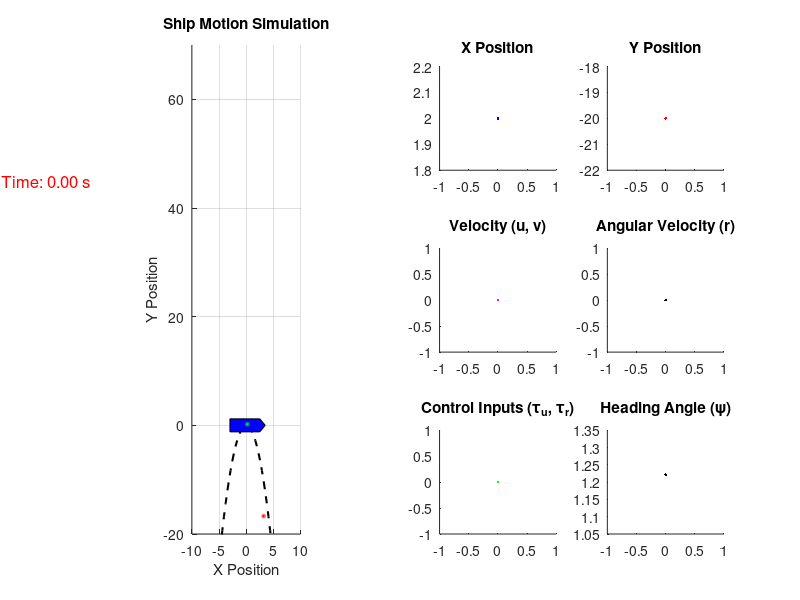

Write MATLAB code to recreate this figure. (Note: this script raises an error after producing the figure.)
clc; clear; close all;

%% Simulation parameters
dt = 0.01; % Simulation step (fine-grained)
control_update_dt = 0.1; % Control update interval
control_update_steps = control_update_dt / dt; % Control update every 10 steps
T = 16; % Simulation duration
t = 0:dt:T;
N = length(t);

%% Initialize states for x and y
x = zeros(1, N); u = zeros(1, N);
y = zeros(1, N); v = zeros(1, N);
psi = zeros(1, N); r = zeros(1, N);
psi(1) = 70*3.141592/180;
y(1) = -20;
x(1) = 2;

tau_u = zeros(1, N);
tau_r = zeros(1, N);
tau_v = zeros(1, N);

tu = 0;
tr = 0;
tv = 0;

hp = 3.5;
lf = 3.5;
lb = -3;

V0 = 3;
xd_dot = 1*sin(t); % Docking station velocity (x)
yd_dot = V0 + 1*cos(0.5*t); % Docking station velocity (y)
xd = zeros(1, N); % Docking station x position
yd = zeros(1, N); % Docking station y position

x_desired = zeros(1, N);
y_desired = zeros(1, N);
xd_desired = 0;
yd_desired = 0;
ux = 0;
uy = 0;

acceptance_rad = 0.2;

M = 37.758;
I = 18.35; 
Xu = 8.9149;
Xuu = 11.2101;
Nr = 16.9542;
Nrrr = 12.8966;
Yv = 15;
Yvv = 3;
Yr = 6;
Nv = 6;

%% Control gains
Kp = 3;  % Proportional gain
alpha = 0.05;

%% Logging for additional plots
ux_log = zeros(1, N); % Control input log (x)
uy_log = zeros(1, N); % Control input log (y)
safety_log = zeros(1, N); % Safety constraint log


%% Figure Setup
fig = figure('Position', [100, 100, 1200, 600]); % Adjust figure size

% Left: Ship Motion Animation
subplot(3, 4, [1 2 5 6 9 10]); % 왼쪽 큰 플롯 (애니메이션)
hold on;
axis equal;
grid on;
xlabel('X Position');
ylabel('Y Position');
title('Ship Motion Simulation');
% xlim([-20, 20]); ylim([-30, 200]);
xlim([-10, 10]);  % 초기 x 범위는 -30 ~ 5로 설정
ylim([-20, 70]);


% Initialize speed-dependent movement
x_offset = V0 * t;

% Initial ship shape (Pentagon)
ship_x = [3.5 2.5 -3 -3 2.5]; % Shape of the ship (pentagon)
ship_y = [0 1.2 1.2 -1.2 -1.2];

func_x = linspace(-15, 15, 100);
func_plot = plot(func_x, -(func_x - xd(1)).^2 + yd(1), 'k--', 'LineWidth', 1.5);
% Plot initial ship
ship_plot = fill(ship_x, ship_y, 'b'); % Ship shape

% ** Acceptence Radius 업데이트 (선두와 선미 위치에 원 그리기) **
theta = psi(1); % 초기 선박의 회전각
radii = acceptance_rad * ones(1, 2);  % 두 원의 반지름 (선두, 선미)
center_x = [x(1) + lf * cos(theta), x(1) + lb * cos(theta)]; % 선두, 선미의 x 위치
center_y = [y(1) + lf * sin(theta), y(1) + lb * sin(theta)]; % 선두, 선미의 y 위치

% 선두와 선미에 빨간 원 추가
circle_hf = rectangle('Position', [center_x(1)-acceptance_rad, center_y(1)-acceptance_rad, 2*acceptance_rad, 2*acceptance_rad], 'Curvature', [1, 1], 'EdgeColor', 'r', 'LineWidth', 2);
circle_hb = rectangle('Position', [center_x(2)-acceptance_rad, center_y(2)-acceptance_rad, 2*acceptance_rad, 2*acceptance_rad], 'Curvature', [1, 1], 'EdgeColor', 'r', 'LineWidth', 2);
circle_dock = rectangle('Position', [0, 0, 2*acceptance_rad, 2*acceptance_rad], 'Curvature', [1, 1], 'EdgeColor', 'g', 'LineWidth', 2);


% Add simulation time display (Top-left corner)
time_text = text(-45, 45, 'Time: 0.00 s', 'FontSize', 12, 'Color', 'r');

% Right: 3x2 Subplots
ax(1) = subplot(3,4,3); hold on; title('X Position');
ax(2) = subplot(3,4,4); hold on; title('Y Position');
ax(3) = subplot(3,4,7); hold on; title('Velocity (u, v)');
ax(4) = subplot(3,4,8); hold on; title('Angular Velocity (r)');
ax(5) = subplot(3,4,11); hold on; title('Control Inputs (\tau_u, \tau_r)');
ax(6) = subplot(3,4,12); hold on; title('Heading Angle (\psi)');

% 선을 미리 생성 (plot 업데이트 최적화)
line_x = plot(ax(1), t(1), x(1), 'b');
line_y = plot(ax(2), t(1), y(1), 'r');
line_u = plot(ax(3), t(1), u(1), 'g');
line_v = plot(ax(3), t(1), v(1), 'm');
line_r = plot(ax(4), t(1), r(1), 'k');
line_tau_u = plot(ax(5), t(1), tau_u(1), 'b');
line_tau_r = plot(ax(5), t(1), tau_r(1), 'r');
line_tau_v = plot(ax(5), t(1), tau_v(1), 'g');
line_psi = plot(ax(6), t(1), psi(1), 'k');


% 세로선(Vertical Line) 추가
for i = 1:6
    vline_x(i) = xline(ax(i), t(1), '--k', 'LineWidth', 1.2);
end

%% Video writer setup
video = VideoWriter('ship_simulation.mp4', 'MPEG-4'); % MP4 format
video.FrameRate = 70; % Frame rate
open(video); % Open video writer to start saving

%% Simulation loop
for i = 2:N
    if mod(i, control_update_steps) == 0 
        %% System variable
        u_dot_cbf = (-Xu*u(i-1) - Xuu*sqrt(u(i-1)*u(i-1))*u(i-1))/M;
        v_dot_cbf = (-Yv*v(i-1) -Yr*r(i-1) - Yvv*sqrt(v(i-1)*v(i-1))*v(i-1))/M;
        r_dot_cbf = (-Nv*v(i-1) -Nr*r(i-1) - Nrrr*r(i-1)*r(i-1)*r(i-1))/I;

        eta_x_dotdot = u_dot_cbf*cos(psi(i-1)) - v_dot_cbf*sin(psi(i-1)) - r_dot_cbf*hp*sin(psi(i-1)) - u(i-1)*r(i-1)*sin(i-1) - v(i-1)*r(i-1)*cos(i-1) - r(i-1)*r(i-1)*hp*cos(i-1);
        eta_y_dotdot = u_dot_cbf*sin(psi(i-1)) + v_dot_cbf*cos(psi(i-1)) + r_dot_cbf*hp*cos(psi(i-1)) + u(i-1)*r(i-1)*cos(i-1) - v(i-1)*r(i-1)*sin(i-1) - r(i-1)*r(i-1)*hp*sin(i-1);
    
        eta_x = x(i-1) + hp*cos(psi(i-1));
        eta_y = y(i-1) + hp*sin(psi(i-1));    
        eta_x_dot = u(i-1)*cos(psi(i-1)) - v(i-1)*sin(psi(i-1)) - r(i-1)*hp*sin(psi(i-1));
        eta_y_dot = u(i-1)*sin(psi(i-1)) + v(i-1)*cos(psi(i-1)) + r(i-1)*hp*cos(psi(i-1));


        %% Define decision variables (X)
        Vd_x = sdpvar(1,1);      
        Vd_dot_x = sdpvar(1,1);
        s = sdpvar(1,1);

        %% Define decision variables (Y)
        Vd_y = sdpvar(1,1);      
        Vd_dot_y = sdpvar(1,1);

        %% Define Cost Function
        Objective = Vd_dot_x^2 + Vd_dot_y^2 + 1e12 * s^2;

        %% Define Constraints (CBF)
        Constraints = [];
        Constraints = [Constraints, -(eta_y - yd(i-1)) - (eta_x - xd(i-1))^2 + alpha * (-(Vd_y - yd_dot(i-1))-2*(eta_x - xd(i-1))*(Vd_x - xd_dot(i-1))) + s >= 0];
        Constraints = [Constraints, s>=0];

        %% Define Constraints (CLF X)
        Constraints = [Constraints, Vd_x == x_desired(i-1) + Vd_dot_x * control_update_dt];
        Constraints = [Constraints, (eta_x - xd(i-1)) * (Vd_x - xd_dot(i-1)) <= 0];
        Constraints = [Constraints, Vd_dot_x <= 2];
        Constraints = [Constraints, Vd_dot_x >= -2];

        %% Define Constraints (CLF Y)
        Constraints = [Constraints, Vd_y == y_desired(i-1) + Vd_dot_y * control_update_dt];
        Constraints = [Constraints, (eta_y - yd(i-1)) * (Vd_y - yd_dot(i-1)) <= 0];
        Constraints = [Constraints, Vd_dot_y <= 2];
        Constraints = [Constraints, Vd_dot_y >= -2];

        %% Solve using SDPT3
        options = sdpsettings('solver', 'sdpt3', 'verbose', 0);
        sol = optimize(Constraints, Objective, options);

        xd_desired = value(Vd_dot_x);
        yd_desired = value(Vd_dot_y);
        
        % Compute control input
        ux = -Kp * (eta_x_dot - x_desired(i-1)) + xd_desired - eta_x_dotdot;
        uy = -Kp * (eta_y_dot - y_desired(i-1)) + yd_desired - eta_y_dotdot;

        tu = M*(ux*cos(psi(i-1)) + uy*sin(psi(i-1)));
        tr = I*(uy*cos(psi(i-1)) - ux*sin(psi(i-1)))/hp;

    end
    
    
    %% System update
    % Update states using Euler integration
    xd(i) = xd(i-1) + xd_dot(i) * dt;
    yd(i) = yd(i-1) + yd_dot(i) * dt;

    x_desired(i) = x_desired(i-1) + xd_desired * dt;
    y_desired(i) = y_desired(i-1) + yd_desired * dt;
    
    % Log additional values
    ux_log(i) = ux;
    uy_log(i) = uy;
    safety_log(i) = -(y(i-1) + hp*sin(i-1) - yd(i-1)) - (x(i-1) + hp*cos(i-1) - xd(i-1))^2;


    %% System update

    
    % Update states using Euler integration
    tau_u(i) = tu;
    tau_r(i) = tr;
    tau_v(i) = 0;
    
    x_dot = u(i-1)*cos(psi(i-1)) - v(i-1)*sin(psi(i-1));
    y_dot = u(i-1)*sin(psi(i-1)) + v(i-1)*cos(psi(i-1));
    u_dot = (-Xu*u(i-1) - Xuu*sqrt(u(i-1)*u(i-1))*u(i-1) + tau_u(i))/M;
    v_dot = (-Yv*v(i-1) -Yr*r(i-1) - Yvv*sqrt(v(i-1)*v(i-1))*v(i-1) + tau_v(i))/M;
    r_dot = (-Nv*v(i-1) -Nr*r(i-1) - Nrrr*r(i-1)*r(i-1)*r(i-1) + tau_r(i))/I;
    
    x(i) = x(i-1) + x_dot * dt;
    y(i) = y(i-1) + y_dot * dt;
    psi(i) = psi(i-1) + r(i-1) * dt;
    u(i) = u(i-1) + u_dot * dt;
    v(i) = v(i-1) + v_dot * dt;
    r(i) = r(i-1) + r_dot * dt;

    % ** 실시간 선박 업데이트 **
    theta = psi(i); % 선박의 회전각
    R = [cos(theta), -sin(theta); sin(theta), cos(theta)]; % 회전행렬 적용
    ship_rotated = R * [ship_x; ship_y]; % 회전된 선박 좌표
    
    set(ship_plot, 'XData', ship_rotated(1,:) + x(i), 'YData', ship_rotated(2,:) + y(i));
    % ** 실시간 y 범위 업데이트 (ylim 변경) **
    % y 범위는 V0와 t에 따라 업데이트됨
    current_yrange_min = -30 + V0 * t(i);
    current_yrange_max = 5 + V0 * t(i);
    axis([-10, 10, current_yrange_min, current_yrange_max]);
    drawnow;

    % Update Simulation Time Text
    set(time_text, 'String', sprintf('Time: %.2f s', t(i)));

    % ** Acceptence Radius 업데이트 (선두와 선미 위치에 원 그리기) **
    center_x = [x(i) + lf * cos(psi(i)), x(i) + lb * cos(psi(i))]; % 선두, 선미의 x 위치
    center_y = [y(i) + lf * sin(psi(i)), y(i) + lb * sin(psi(i))]; % 선두, 선미의 y 위치
    
    % 선두와 선미에 빨간 원 추가
    set(circle_hf, 'Position', [center_x(1)-acceptance_rad, center_y(1)-acceptance_rad, 2*acceptance_rad, 2*acceptance_rad]);
    set(circle_hb, 'Position', [center_x(2)-acceptance_rad, center_y(2)-acceptance_rad, 2*acceptance_rad, 2*acceptance_rad]);
    set(circle_dock, 'Position', [xd(i), yd(i), 2*acceptance_rad, 2*acceptance_rad]);

    % Subplot 업데이트 (선을 이어서 그림)
    set(line_x, 'XData', t(1:i), 'YData', x(1:i));
    set(line_y, 'XData', t(1:i), 'YData', y(1:i));
    set(line_u, 'XData', t(1:i), 'YData', u(1:i));
    set(line_v, 'XData', t(1:i), 'YData', v(1:i));
    set(line_r, 'XData', t(1:i), 'YData', r(1:i));
    set(line_tau_u, 'XData', t(1:i), 'YData', tau_u(1:i));
    set(line_tau_r, 'XData', t(1:i), 'YData', tau_r(1:i));
    set(line_tau_v, 'XData', t(1:i), 'YData', tau_v(1:i));
    set(line_psi, 'XData', t(1:i), 'YData', psi(1:i));
    set(func_plot, 'YData', -(func_x - xd(i)).^2 + yd(i));

    % Update vertical lines
    for j = 1:6
        set(vline_x(j), 'Value', t(i));
    end
    % Capture the current frame
    frame = getframe(fig); % Capture the frame from the figure
    writeVideo(video, frame);
    drawnow;
    
    % Stop simulation if figure is closed
    if ~isvalid(fig)
        break;
    end
end
close(video);